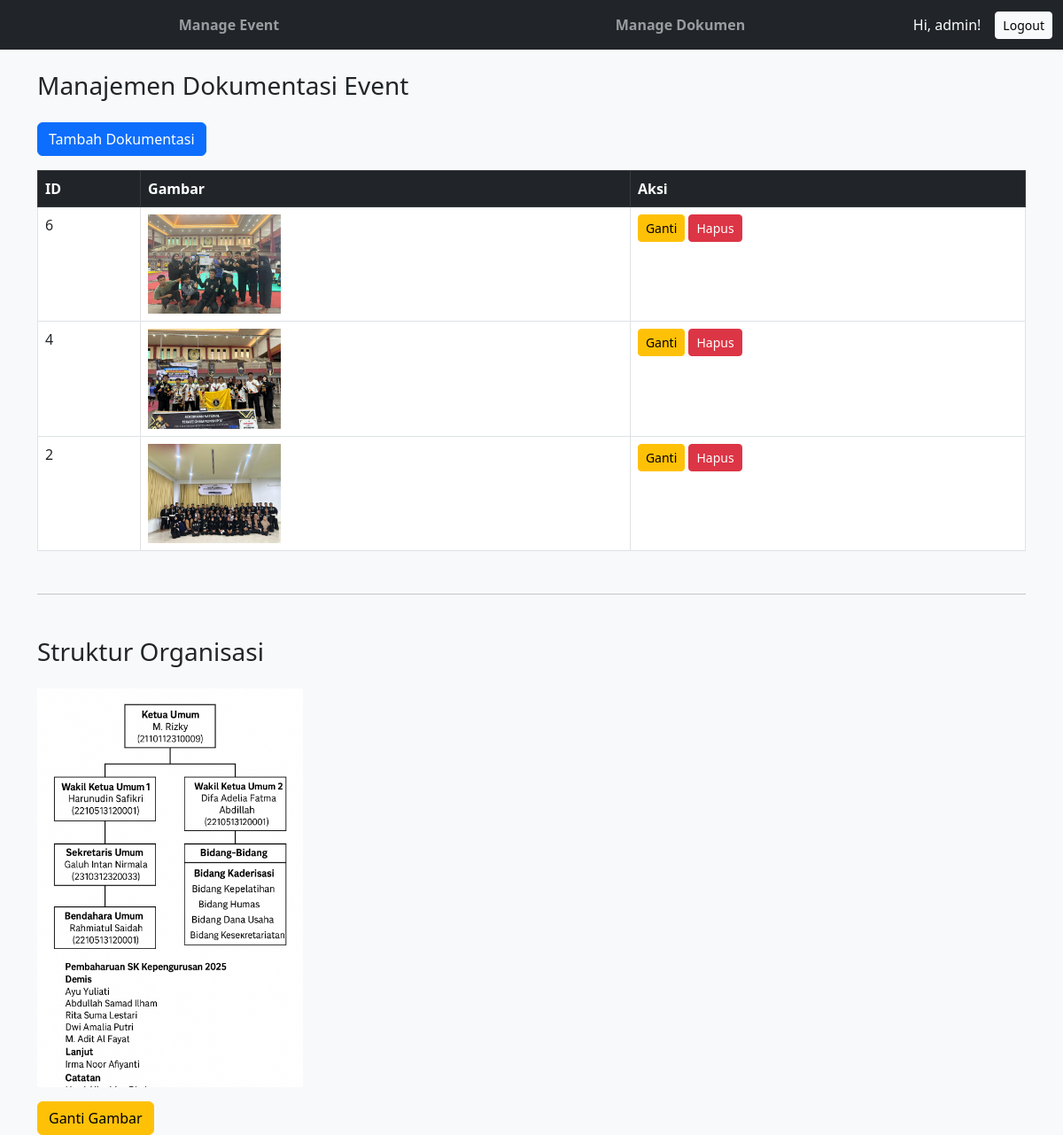
Screenshot of /admin/dokumen.php (signed in) with the database file from the repository.
### tables this page shows
CREATE TABLE `galeri_organisasi` (
  `id` int(11) NOT NULL,
  `kategori` enum('dokumentasi','struktur') NOT NULL,
  `gambar` varchar(255) NOT NULL,
  `created_at` timestamp NOT NULL DEFAULT current_timestamp()
);

### admin/dokumen.php (the view, shortened to what this page needs)
<?php
include 'sidebar.php';
include 'koneksi.php';
$dokumentasi = mysqli_query($koneksi, "SELECT * FROM galeri_organisasi WHERE kategori = 'dokumentasi' ORDER BY created_at DESC");
$struktur = mysqli_query($koneksi, "SELECT * FROM galeri_organisasi WHERE kategori = 'struktur' LIMIT 1");
$dataStruktur = mysqli_fetch_assoc($struktur);
?>
<div class="container mt-4">
  <h3 class="mb-4">Manajemen Dokumentasi Event</h3>
  <a href="tambah_dokumentasi.php" class="btn btn-primary mb-3">Tambah Dokumentasi</a>
  <table class="table table-bordered">
    <thead class="table-dark">
      <tr>
        <th>ID</th>
        <th>Gambar</th>
        <th>Aksi</th>
      </tr>
    </thead>
    <tbody>
      <?php while ($row = mysqli_fetch_assoc($dokumentasi)) : ?>
        <tr>
          <td><?= $row['id'] ?></td>
          <td><img src="<?= htmlspecialchars($row['gambar']) ?>" width="150"></td>
          <td>
            <a href="edit_gambar.php?id=<?= $row['id'] ?>&kategori=dokumentasi" class="btn btn-warning btn-sm">Ganti</a>
            <a href="hapus_gambar.php?id=<?= $row['id'] ?>" onclick="return confirm('Yakin hapus gambar ini?')" class="btn btn-danger btn-sm">Hapus</a>
          </td>
        </tr>
      <?php endwhile; ?>
    </tbody>
  </table>
  <hr class="my-5">
  <h3 class="mb-4">Struktur Organisasi</h3>
  <?php if ($dataStruktur): ?>
    <img src="<?= htmlspecialchars($dataStruktur['gambar']) ?>" width="300" class="mb-3"><br>
    <a href="edit_gambar.php?id=<?= $dataStruktur['id'] ?>&kategori=struktur" class="btn btn-warning">Ganti Gambar</a>
  <?php endif; ?>
</div>

### rows the page displays
galeri_organisasi: id "6", gambar (picture)
galeri_organisasi: id "4", gambar (picture)
galeri_organisasi: id "2", gambar (picture)
galeri_organisasi: gambar (picture)

### other values shown
$_SESSION['username'] "admin"
